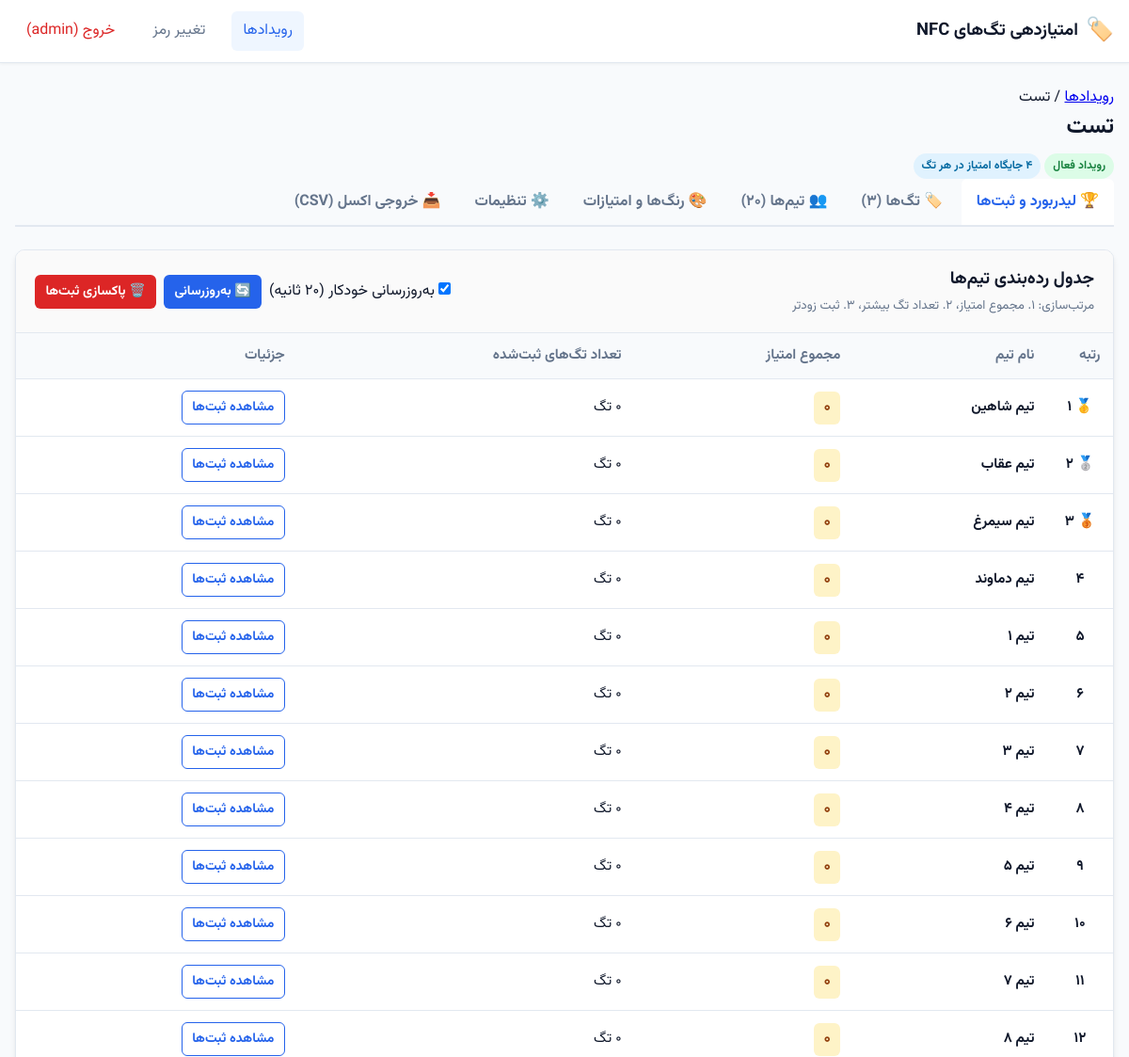
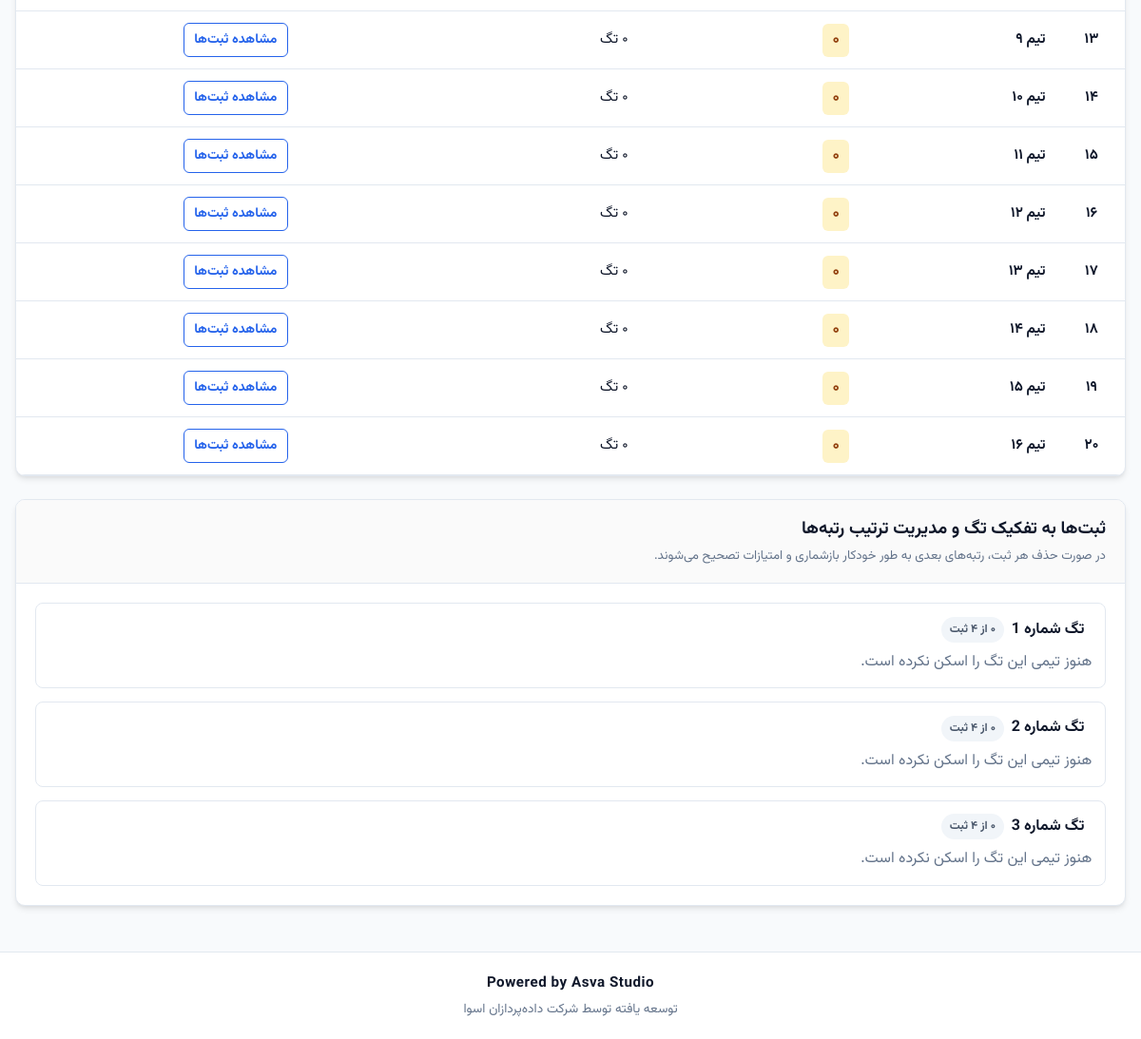
Page /admin/events/1 (signed in) on the committed database (2 pictures, top to bottom).
### tables this page shows
CREATE TABLE events (
                    id INTEGER PRIMARY KEY AUTOINCREMENT,
                    name VARCHAR(150) NOT NULL,
                    positions_count TINYINT NOT NULL DEFAULT 4,
                    show_result_to_scanner TINYINT NOT NULL DEFAULT 1,
                    is_active TINYINT NOT NULL DEFAULT 1,
                    created_at DATETIME NOT NULL
                , logo_path VARCHAR(255) NULL, logo_tint_mode TINYINT NOT NULL DEFAULT 1);

CREATE TABLE teams (
                    id INTEGER PRIMARY KEY AUTOINCREMENT,
                    event_id INT NOT NULL,
                    name VARCHAR(100) NOT NULL,
                    UNIQUE (event_id, name),
                    FOREIGN KEY (event_id) REFERENCES events(id) ON DELETE CASCADE
                );

CREATE TABLE tags (
                    id INTEGER PRIMARY KEY AUTOINCREMENT,
                    event_id INT NOT NULL,
                    name VARCHAR(100) NOT NULL,
                    color_id INT NULL,
                    code CHAR(22) NOT NULL UNIQUE,
                    created_at DATETIME NOT NULL,
                    FOREIGN KEY (event_id) REFERENCES events(id) ON DELETE CASCADE,
                    FOREIGN KEY (color_id) REFERENCES colors(id) ON DELETE SET NULL
                );

### inc/admin.php (called while the page is built, shortened)
<?php
function get_event_leaderboard($pdo, $eventId) {
    $sql = '
        SELECT
            tm.id AS team_id,
            tm.name AS team_name,
            COUNT(cl.id) AS tag_count,
            COALESCE(SUM(COALESCE(cp.points, 0)), 0) AS total_points,
            MAX(cl.created_at) AS last_claim_time
        FROM teams tm
        LEFT JOIN claims cl ON cl.team_id = tm.id
        LEFT JOIN tags tg ON tg.id = cl.tag_id
        LEFT JOIN color_points cp ON cp.color_id = tg.color_id AND cp.rank = cl.rank
        WHERE tm.event_id = :event_id
        GROUP BY tm.id, tm.name
    ';
    $stmt = $pdo->prepare($sql);
    $stmt->execute(['event_id' => $eventId]);
    $teams = $stmt->fetchAll();
    usort($teams, function($a, $b) {
        if ((int)$a['total_points'] !== (int)$b['total_points']) {
            return (int)$b['total_points'] - (int)$a['total_points'];
        }
        if ((int)$a['tag_count'] !== (int)$b['tag_count']) {
            return (int)$b['tag_count'] - (int)$a['tag_count'];
        }
        if ($a['last_claim_time'] === null && $b['last_claim_time'] !== null) return 1;
        if ($a['last_claim_time'] !== null && $b['last_claim_time'] === null) return -1;
        if ($a['last_claim_time'] !== $b['last_claim_time']) {
            return strcmp((string)$a['last_claim_time'], (string)$b['last_claim_time']);
        }
        return (int)$a['team_id'] - (int)$b['team_id'];
    });
    return $teams;
}
function get_event_claims_by_tags($pdo, $eventId) {
    $tagsStmt = $pdo->prepare('
        SELECT tg.id, tg.name, c.name AS color_name, c.hex AS color_hex
        FROM tags tg
        LEFT JOIN colors c ON c.id = tg.color_id
        WHERE tg.event_id = :event_id
        ORDER BY tg.id ASC
    ');
    $tagsStmt->execute(['event_id' => $eventId]);
    $tags = $tagsStmt->fetchAll();
    $claimsByTag = [];
    $result = [];
    foreach ($tags as $t) {
        $result[] = [
            'tag' => $t,
            'claims' => isset($claimsByTag[$t['id']]) ? $claimsByTag[$t['id']] : [],
        ];
    }
    return $result;
}

### views/admin_event.php (the view, shortened to what this page needs)
<?php
$currentTab = isset($_GET['tab']) ? $_GET['tab'] : 'leaderboard';
$positionsCount = (int)$event['positions_count'];
?>
<div class="event-mgmt-header">
    <div class="breadcrumb">
        <a href="<?= e(path_url('/admin/events')) ?>">رویدادها</a>
        <span class="separator">/</span>
        <span class="current"><?= e($event['name']) ?></span>
    </div>
    <div class="event-title-row">
        <h1 class="page-title"><?= e($event['name']) ?></h1>
        <div class="event-status-badges">
            <?php if ((int)$event['is_active'] === 1): ?>
                <span class="badge badge-success">رویداد فعال</span>
            <?php else: ?>
                <span class="badge badge-secondary">رویداد غیرفعال</span>
            <?php endif; ?>
            <span class="badge badge-info"><?= fa_num($positionsCount) ?> جایگاه امتیاز در هر تگ</span>
        </div>
    </div>
</div>
<nav class="nav-tabs" role="tablist">
    <a href="?tab=leaderboard" class="tab-item <?= $currentTab === 'leaderboard' ? 'active' : '' ?>">🏆 لیدربورد و ثبت‌ها</a>
    <a href="?tab=tags" class="tab-item <?= $currentTab === 'tags' ? 'active' : '' ?>">🏷️ تگ‌ها (<?= fa_num(count($tags)) ?>)</a>
    <a href="?tab=teams" class="tab-item <?= $currentTab === 'teams' ? 'active' : '' ?>">👥 تیم‌ها (<?= fa_num(count($teams)) ?>)</a>
    <a href="?tab=colors" class="tab-item <?= $currentTab === 'colors' ? 'active' : '' ?>">🎨 رنگ‌ها و امتیازات</a>
    <a href="?tab=settings" class="tab-item <?= $currentTab === 'settings' ? 'active' : '' ?>">⚙️ تنظیمات</a>
    <a href="?tab=export" class="tab-item <?= $currentTab === 'export' ? 'active' : '' ?>">📥 خروجی اکسل (CSV)</a>
</nav>
<div class="tab-content">
    <?php if ($currentTab === 'leaderboard'): ?>
        <div class="leaderboard-tab">
            <div class="card mb-4">
                <div class="card-header d-flex-between">
                    <div>
                        <h2 class="card-title">جدول رده‌بندی تیم‌ها</h2>
                        <small class="text-muted">مرتب‌سازی: ۱. مجموع امتیاز، ۲. تعداد تگ بیشتر، ۳. ثبت زودتر</small>
                    </div>
                    <div class="leaderboard-controls" style="display: flex; gap: 0.5rem; align-items: center; flex-wrap: wrap;">
                        <label class="auto-refresh-toggle">
                            <input type="checkbox" id="autoRefreshCheckbox" checked>
                            <span>به‌روزرسانی خودکار (۲۰ ثانیه)</span>
                        </label>
                        <button type="button" id="btnManualRefresh" class="btn btn-sm btn-primary">
                            🔄 به‌روزرسانی
                        </button>
                        <form method="POST" action="<?= e(path_url('/admin/events/' . $event['id'] . '/reset-claims')) ?>" class="inline-form" onsubmit="return confirm('⚠️ آیا از پاکسازی و حذف تمام ثبت‌های این مسابقه اطمینان دارید؟ تمام امتیازات صفر خواهند شد (مناسب برای بعد از تست‌های اولیه).');">
                            <button type="submit" class="btn btn-sm btn-danger" title="صفر کردن تمام امتیازات">
                                🗑️ پاکسازی ثبت‌ها
                            </button>
                        </form>
                    </div>
                </div>
                <div class="card-body p-0">
                    <div class="table-responsive">
                        <table class="table table-hover leaderboard-table">
                            <thead>
                                <tr>
                                    <th style="width: 70px;">رتبه</th>
                                    <th>نام تیم</th>
                                    <th>مجموع امتیاز</th>
                                    <th>تعداد تگ‌های ثبت‌شده</th>
                                    <th>جزئیات</th>
                                </tr>
                            </thead>
                            <tbody id="leaderboardTbody">
                                <?php if (empty($leaderboard)): ?>
                                    <tr>
                                        <td colspan="5" class="text-center text-muted p-4">هنوز تیمی ثبت‌نام نکرده یا امتیازی ثبت نشده است.</td>
                                    </tr>
                                <?php else: ?>
                                    <?php $rank = 1; foreach ($leaderboard as $row): ?>
                                        <tr class="leaderboard-row" data-team-id="<?= (int)$row['team_id'] ?>" data-team-name="<?= e($row['team_name']) ?>">
                                            <td class="font-bold text-center">
                                                <?php if ($rank === 1): ?>🥇 <?= fa_num($rank) ?><?php elseif ($rank === 2): ?>🥈 <?= fa_num($rank) ?><?php elseif ($rank === 3): ?>🥉 <?= fa_num($rank) ?><?php else: ?><?= fa_num($rank) ?><?php endif; ?>
                                            </td>
                                            <td class="font-bold"><?= e($row['team_name']) ?></td>
                                            <td><span class="points-badge"><?= fa_num($row['total_points']) ?></span></td>
                                            <td><?= fa_num($row['tag_count']) ?> تگ</td>
                                            <td>
                                                <button type="button" class="btn btn-sm btn-outline-primary btn-view-team-claims" data-team-id="<?= (int)$row['team_id'] ?>" data-team-name="<?= e($row['team_name']) ?>">
                                                    مشاهده ثبت‌ها
                                                </button>
                                            </td>
                                        </tr>
                                    <?php $rank++; endforeach; ?>
                                <?php endif; ?>
                            </tbody>
                        </table>
                    </div>
                </div>
            </div>
            <div class="card">
                <div class="card-header">
                    <h2 class="card-title">ثبت‌ها به تفکیک تگ و مدیریت ترتیب رتبه‌ها</h2>
                    <small class="text-muted">در صورت حذف هر ثبت، رتبه‌های بعدی به طور خودکار بازشماری و امتیازات تصحیح می‌شوند.</small>
                </div>
                <div class="card-body">
                    <?php if (empty($claims_by_tag)): ?>
                        <p class="text-muted text-center p-3">هیچ تگی وجود ندارد یا ثبتی انجام نشده است.</p>
                    <?php else: ?>
                        <div class="tags-claims-accordion">
                            <?php foreach ($claims_by_tag as $item):
                                $tg = $item['tag'];
                                $cList = $item['claims'];
                            ?>
                                <div class="tag-claims-block">
                                    <div class="tag-claims-header">
                                        <strong class="tag-title"><?= e($tg['name']) ?></strong>
                                        <span class="badge badge-secondary"><?= fa_num(count($cList)) ?> از <?= fa_num($positionsCount) ?> ثبت</span>
                                    </div>
                                    <div class="tag-claims-body">
                                        <?php if (empty($cList)): ?>
                                            <span class="text-muted small">هنوز تیمی این تگ را اسکن نکرده است.</span>
                                        <?php endif; ?>
                                    </div>
                                </div>
                            <?php endforeach; ?>
                        </div>
                    <?php endif; ?>
                </div>
            </div>
        </div>
    <?php endif; ?>
</div>

### rows in the picture
events: name "تست", positions_count "۴"
teams: rank "۱", name "تیم شاهین", total_points "۰"
teams: rank "۲", name "تیم عقاب", total_points "۰"
teams: rank "۳", name "تیم سیمرغ", total_points "۰"
teams: rank "۴", name "تیم دماوند", total_points "۰"
teams: rank "۵", name "تیم ۱", total_points "۰"
teams: rank "۶", name "تیم ۲", total_points "۰"
teams: rank "۷", name "تیم ۳", total_points "۰"
teams: rank "۸", name "تیم ۴", total_points "۰"
teams: rank "۹", name "تیم ۵", total_points "۰"
teams: rank "۱۰", name "تیم ۶", total_points "۰"
teams: rank "۱۱", name "تیم ۷", total_points "۰"
teams: rank "۱۲", name "تیم ۸", total_points "۰"
teams: rank "۱۳", name "تیم ۹", total_points "۰"
teams: rank "۱۴", name "تیم ۱۰", total_points "۰"
teams: rank "۱۵", name "تیم ۱۱", total_points "۰"
teams: rank "۱۶", name "تیم ۱۲", total_points "۰"
teams: rank "۱۷", name "تیم ۱۳", total_points "۰"
teams: rank "۱۸", name "تیم ۱۴", total_points "۰"
teams: rank "۱۹", name "تیم ۱۵", total_points "۰"
teams: rank "۲۰", name "تیم ۱۶", total_points "۰"
tags: name "تگ شماره 1", event.positions_count "۴"
tags: name "تگ شماره 2", event.positions_count "۴"
tags: name "تگ شماره 3", event.positions_count "۴"

### other values in the picture
$adminUser "admin"
fa_num(count($tags)) "۳"
fa_num(count($teams)) "۲۰"
